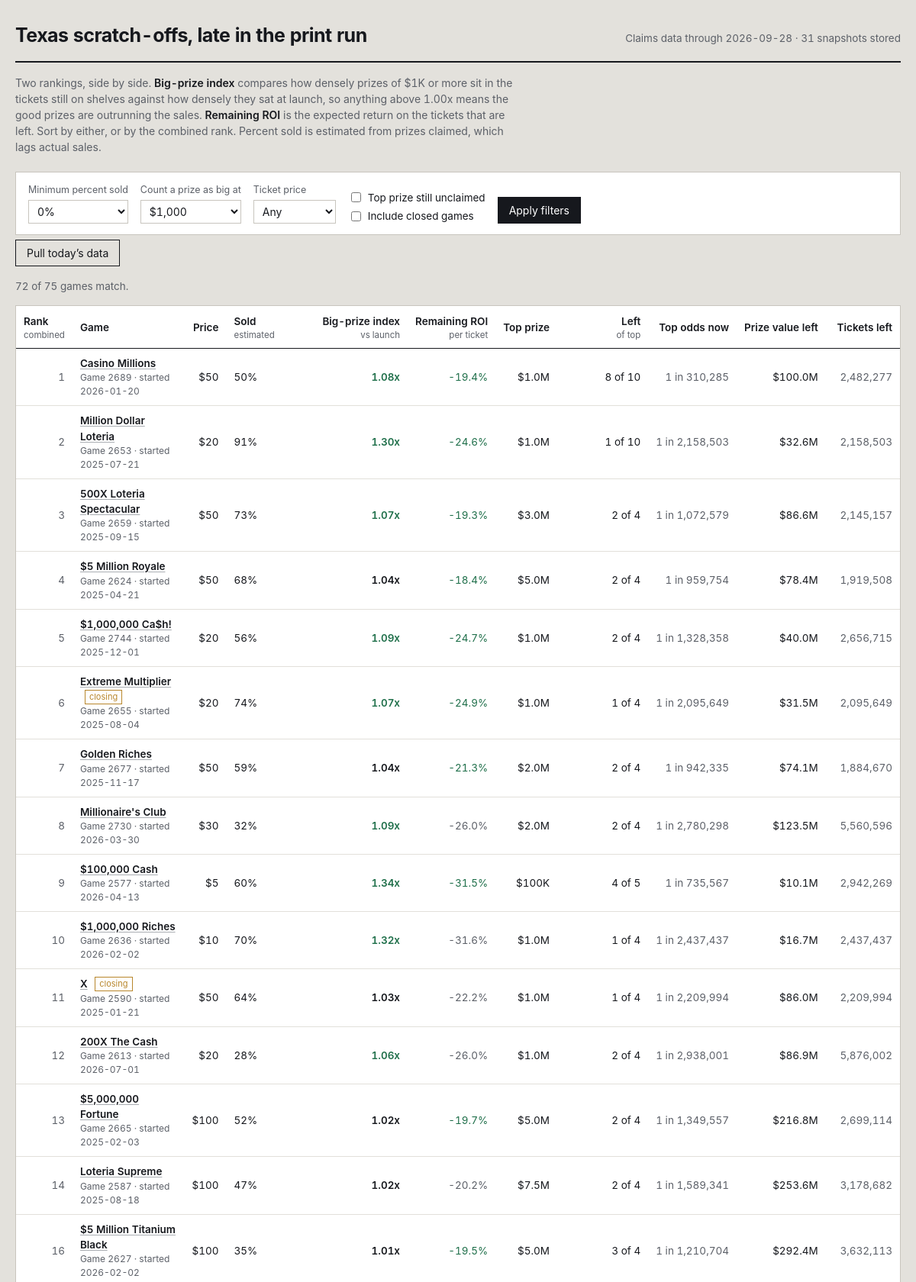
The page / (upper part) on the database its author committed.
### tables this page shows
CREATE TABLE games (
    game_number   INTEGER PRIMARY KEY,
    game_name     TEXT,
    ticket_price  REAL,
    start_date    TEXT,
    close_date    TEXT,
    total_tickets INTEGER,
    overall_odds  REAL,
    details_url   TEXT,
    closing_soon  INTEGER DEFAULT 0,
    active        INTEGER DEFAULT 1,
    first_seen    TEXT,
    last_seen     TEXT
);

### app.py (the view)
@app.route("/")
def index():
    conn = db.connect()
    db.init(conn)
    latest = db.latest_snapshot_date(conn)
    if not latest:
        conn.close()
        return render_template("empty.html", running=_refresh_state["running"])
    big_threshold = float(request.args.get("big", 1000))
    min_sold = float(request.args.get("min_sold", 0)) / 100.0
    price_filter = request.args.get("price", "")
    include_closed = request.args.get("closed") == "1"
    sort_key = request.args.get("sort", "combined")
    only_top = request.args.get("top_left") == "1"
    rows = _snapshot_rows(conn, latest, big_threshold)
    games = db.load_games(conn)
    shown = []
    for r in rows:
        g = games.get(r["game_number"], {})
        if not include_closed and not g.get("active", 1):
            continue
        if r["pct_sold"] < min_sold:
            continue
        if price_filter and float(price_filter) != r["price"]:
            continue
        if only_top and not r["top_left"]:
            continue
        shown.append(r)
    col, desc = SORTS.get(sort_key, SORTS["combined"])
    shown.sort(key=lambda r: (r.get(col) is None, r.get(col) if r.get(col) is not None else 0),
               reverse=desc)
    if not desc:
        shown = [r for r in shown if r.get(col) is not None] + \
                [r for r in shown if r.get(col) is None]
    prices = sorted({r["price"] for r in rows if r["price"]})
    history_dates = db.snapshot_dates(conn)
    conn.close()
    return render_template(
        "index.html",
        rows=shown,
        total=len(rows),
        snapshot_date=latest,
        snapshot_count=len(history_dates),
        big_threshold=int(big_threshold),
        min_sold=int(min_sold * 100),
        price_filter=price_filter,
        include_closed=include_closed,
        only_top=only_top,
        sort_key=sort_key,
        prices=prices,
        running=_refresh_state["running"],
    )

### app.py (called while the page is built)
def _snapshot_rows(conn, snapshot_date, big_threshold):
    games = db.load_games(conn)
    snap = db.load_snapshot(conn, snapshot_date)
    return metrics.rank_all(games, snap, big_threshold)

@app.template_filter("pct")
def fmt_pct(v, digits=1):
    return "—" if v is None else f"{v * 100:.{digits}f}%"

@app.template_filter("money")
def fmt_money(v):
    if v is None:
        return "—"
    if v >= 1_000_000:
        return f"${v / 1_000_000:.1f}M"
    if v >= 1_000:
        return f"${v / 1_000:,.0f}K"
    return f"${v:,.0f}"

@app.template_filter("num")
def fmt_num(v):
    return "—" if v is None else f"{v:,.0f}"

@app.template_filter("factor")
def fmt_factor(v):
    return "—" if v is None else f"{v:.2f}x"

@app.template_filter("odds")
def fmt_odds(v):
    return "—" if v is None else f"1 in {v:,.0f}"

### db.py (called while the page is built)
def connect(path=None):
    conn = sqlite3.connect(path or DB_PATH)
    conn.row_factory = sqlite3.Row
    conn.execute("PRAGMA foreign_keys = ON")
    return conn

def init(conn):
    conn.executescript(SCHEMA)
    conn.commit()

def latest_snapshot_date(conn):
    row = conn.execute("SELECT MAX(snapshot_date) AS d FROM prize_snapshots").fetchone()
    return row["d"] if row else None

def snapshot_dates(conn, game_number=None):
    if game_number is None:
        q = "SELECT DISTINCT snapshot_date FROM prize_snapshots ORDER BY snapshot_date"
        return [r[0] for r in conn.execute(q)]
    q = "SELECT DISTINCT snapshot_date FROM prize_snapshots WHERE game_number = ? ORDER BY snapshot_date"
    return [r[0] for r in conn.execute(q, (game_number,))]

def load_snapshot(conn, snapshot_date):
    out = {}
    q = """SELECT game_number, prize_level, total_prizes, prizes_claimed
           FROM prize_snapshots WHERE snapshot_date = ?"""
    for r in conn.execute(q, (snapshot_date,)):
        g = out.setdefault(r["game_number"], {"total": None, "levels": {}})
        if r["prize_level"] < 0:
            g["total"] = (r["total_prizes"], r["prizes_claimed"])
        else:
            g["levels"][r["prize_level"]] = (r["total_prizes"], r["prizes_claimed"])
    return out

def load_games(conn):
    return {r["game_number"]: dict(r) for r in conn.execute("SELECT * FROM games")}

### metrics.py (called while the page is built)
def _safe_div(a, b):
    return a / b if b else None

### templates/index.html (shortened to what this page needs)
{% extends "base.html" %}
{% macro sortlink(key, label, hint='') %}
  {% set q = request.args.to_dict() %}
  {% set _ = q.update({'sort': key}) %}
  <a href="{{ url_for('index', **q) }}">{{ label }}</a>
  {% if hint %}<span class="hint">{{ hint }}</span>{% endif %}
{% endmacro %}
{% block body %}
<header class="masthead">
  <h1>Texas scratch-offs, late in the print run</h1>
  <div class="meta">
    Claims data through {{ snapshot_date }} · {{ snapshot_count }} snapshot{{ '' if snapshot_count == 1 else 's' }} stored
  </div>
</header>
<p class="primer">
  Two rankings, side by side. <strong>Big-prize index</strong> compares how densely prizes of
  {{ big_threshold | money }} or more sit in the tickets still on shelves against how densely they
  sat at launch, so anything above 1.00x means the good prizes are outrunning the sales.
  <strong>Remaining ROI</strong> is the expected return on the tickets that are left. Sort by either,
  or by the combined rank. Percent sold is estimated from prizes claimed, which lags actual sales.
</p>
<form class="controls" method="get" action="{{ url_for('index') }}">
  <div class="field">
    <label for="min_sold">Minimum percent sold</label>
    <select id="min_sold" name="min_sold">
      {% for v in [0, 25, 50, 60, 70, 80, 90] %}
        <option value="{{ v }}" {{ 'selected' if min_sold == v }}>{{ v }}%</option>
      {% endfor %}
    </select>
  </div>
  <div class="field">
    <label for="big">Count a prize as big at</label>
    <select id="big" name="big">
      {% for v in [100, 500, 1000, 5000, 10000, 50000, 100000] %}
        <option value="{{ v }}" {{ 'selected' if big_threshold == v }}>${{ '{:,}'.format(v) }}</option>
      {% endfor %}
    </select>
  </div>
  <div class="field">
    <label for="price">Ticket price</label>
    <select id="price" name="price">
      <option value="">Any</option>
    </select>
  </div>
  <div class="checks">
    <label><input type="checkbox" name="top_left" value="1" {{ 'checked' if only_top }}> Top prize still unclaimed</label>
    <label><input type="checkbox" name="closed" value="1" {{ 'checked' if include_closed }}> Include closed games</label>
  </div>
  <button type="submit">Apply filters</button>
</form>
<form method="post" action="{{ url_for('do_refresh') }}" style="margin-bottom:16px">
  <button class="ghost" type="submit" {{ 'disabled' if running }}>
    {{ 'Pulling new data…' if running else 'Pull today’s data' }}
  </button>
</form>
<p class="count">{{ rows | length }} of {{ total }} games match.</p>
<div class="scroll">
<table>
  <thead>
    <tr>
      <th class="left">{{ sortlink('combined', 'Rank', 'combined') }}</th>
      <th class="left">Game</th>
      <th>{{ sortlink('price', 'Price') }}</th>
      <th class="left">{{ sortlink('sold', 'Sold', 'estimated') }}</th>
      <th>{{ sortlink('big', 'Big-prize index', 'vs launch') }}</th>
      <th>{{ sortlink('ev', 'Remaining ROI', 'per ticket') }}</th>
      <th>{{ sortlink('top_prize', 'Top prize') }}</th>
      <th>{{ sortlink('top_left', 'Left', 'of top') }}</th>
      <th>Top odds now</th>
      <th>{{ sortlink('value_left', 'Prize value left') }}</th>
      <th>Tickets left</th>
    </tr>
  </thead>
  <tbody>
  {% for r in rows %}
    <tr>
      <td class="rank">{{ r.rank_overall or '—' }}</td>
      <td class="left">
        <a class="name" href="{{ url_for('game_detail', game_number=r.game_number, big=big_threshold) }}">{{ r.game_name }}</a>
        {% if r.closing_soon %}<span class="tag">closing</span>{% endif %}
        <span class="sub">Game {{ r.game_number }}{% if r.start_date %} · started {{ r.start_date }}{% endif %}</span>
      </td>
      <td>${{ r.price | int }}</td>
      <td class="left sold {{ 'deep' if r.pct_sold >= 0.75 }}">
        {{ r.pct_sold | pct(0) }}
      </td>
      <td class="strong {{ 'pos' if r.big_index and r.big_index > 1.05 else ('neg' if r.big_index and r.big_index < 0.95 else '') }}">
        {{ r.big_index | factor }}
      </td>
      <td class="{{ 'pos' if r.roi_now and r.roi_now > (r.roi_start or -1) else 'dim' }}">
        {{ r.roi_now | pct }}
      </td>
      <td>{{ r.top_prize | money }}</td>
      <td>{{ r.top_left }} of {{ r.top_printed }}</td>
      <td class="dim">{{ r.top_odds_now | odds }}</td>
      <td>{{ r.value_left | money }}</td>
      <td class="dim">{{ r.tickets_left | num }}</td>
    </tr>
  {% else %}
    <tr><td colspan="11" class="left dim" style="padding:22px">No games match these filters. Loosen the minimum percent sold or clear the price filter.</td></tr>
  {% endfor %}
  </tbody>
</table>
</div>
{% endblock %}

### templates/base.html (shortened to what this page needs)
<!doctype html>
<html lang="en">
<head>
<link rel="stylesheet" href="{{ url_for('static', filename='style.css') }}">
</head>
<body>
<div class="wrap">
{% block body %}{% endblock %}
</div>
</body>
</html>

### static/style.css (style rules this page uses)
:root { --paper: #e3e1dc; --card: #ffffff; --ink: #16181d; --ink-soft: #5c6068; --rule: #c8c5be; --rule-soft: #e2e0da; --latex: #a9adb2; --good: #1f6f4a; --bad: #9b2c2c; --foil: #b8862b; --focus: #2d5bb9; }
* { box-sizing: border-box; }
html { -webkit-text-size-adjust: 100%; }
body { margin: 0; background: var(--paper); color: var(--ink); font-family: "Inter", "Segoe UI", -apple-system, BlinkMacSystemFont, Roboto, Helvetica, Arial, sans-serif; font-size: 15px; line-height: 1.5; font-variant-numeric: tabular-nums; }
a { color: var(--ink); text-decoration-color: var(--latex); text-underline-offset: 2px; }
.wrap { max-width: 1400px; margin: 0 auto; padding: 28px 20px 64px; }
.masthead { display: flex; flex-wrap: wrap; align-items: baseline; gap: 8px 20px; padding-bottom: 14px; border-bottom: 2px solid var(--ink); }
.masthead h1 { margin: 0; font-size: 25px; font-weight: 650; letter-spacing: -0.02em; }
.masthead .meta { color: var(--ink-soft); font-size: 13.5px; margin-left: auto; }
.primer { margin: 16px 0 22px; max-width: 74ch; color: var(--ink-soft); font-size: 14px; }
.primer strong { color: var(--ink); font-weight: 600; }
.controls { display: flex; flex-wrap: wrap; align-items: flex-end; gap: 16px; padding: 14px 16px; background: var(--card); border: 1px solid var(--rule); margin-bottom: 6px; }
.field { display: flex; flex-direction: column; gap: 4px; }
.field label { font-size: 12.5px; color: var(--ink-soft); }
.field select, .field input[type="number"] { font: inherit; font-size: 14px; padding: 5px 7px; border: 1px solid var(--rule); background: #fff; color: var(--ink); min-width: 108px; }
.checks { display: flex; flex-direction: column; gap: 4px; font-size: 13.5px; }
.checks label { display: flex; align-items: center; gap: 6px; }
button, .btn { font: inherit; font-size: 14px; padding: 6px 14px; border: 1px solid var(--ink); background: var(--ink); color: #fff; cursor: pointer; }
button.ghost { background: transparent; color: var(--ink); }
.count { font-size: 13.5px; color: var(--ink-soft); margin: 0 0 14px; }
.scroll { overflow-x: auto; background: var(--card); border: 1px solid var(--rule); }
table { border-collapse: collapse; width: 100%; font-size: 13.5px; }
thead th { position: sticky; top: 0; background: var(--card); text-align: right; font-weight: 600; padding: 10px 10px 8px; border-bottom: 1.5px solid var(--ink); white-space: nowrap; z-index: 2; }
thead th:first-child, thead th.left { text-align: left; }
thead th a { text-decoration: none; }
thead th .hint { display: block; font-weight: 400; font-size: 11.5px; color: var(--ink-soft); }
tbody td { padding: 9px 10px; border-bottom: 1px solid var(--rule-soft); text-align: right; white-space: nowrap; }
tbody td.left { text-align: left; white-space: normal; }
.rank { color: var(--ink-soft); width: 42px; }
.name { font-weight: 560; }
.sub { display: block; font-size: 12px; color: var(--ink-soft); font-weight: 400; }
.tag { display: inline-block; font-size: 11px; padding: 0 5px; border: 1px solid var(--foil); color: var(--foil); margin-left: 6px; vertical-align: 1px; }
.sold { min-width: 116px; }
.pos { color: var(--good); }
.dim { color: var(--ink-soft); }
.strong { font-weight: 620; }

### rows shown on the page
games: active "1", game_name "Casino Millions", game_number "2689", start_date "2026-01-20", price "50", pct_sold|pct "50%", big_index|factor "1.08x", roi_now|pct "-19.4%", top_prize "$1.0M", top_left "8", top_printed "10", top_odds_now|odds "1 in 310,285", value_left "$100.0M", tickets_left|num "2,482,277"
games: rank_overall "2", game_name "Million Dollar Loteria", game_number "2653", start_date "2025-07-21", price "20", pct_sold|pct "91%", big_index|factor "1.30x", roi_now|pct "-24.6%", top_prize "$1.0M", top_left "1", top_printed "10", top_odds_now|odds "1 in 2,158,503", value_left "$32.6M", tickets_left|num "2,158,503"
games: rank_overall "3", game_name "500X Loteria Spectacular", game_number "2659", start_date "2025-09-15", price "50", pct_sold|pct "73%", big_index|factor "1.07x", roi_now|pct "-19.3%", top_prize "$3.0M", top_left "2", top_printed "4", top_odds_now|odds "1 in 1,072,579", value_left "$86.6M", tickets_left|num "2,145,157"
games: rank_overall "4", game_name "$5 Million Royale", game_number "2624", start_date "2025-04-21", price "50", pct_sold|pct "68%", big_index|factor "1.04x", roi_now|pct "-18.4%", top_prize "$5.0M", top_left "2", top_printed "4", top_odds_now|odds "1 in 959,754", value_left "$78.4M", tickets_left|num "1,919,508"
games: rank_overall "5", game_name "$1,000,000 Ca$h!", game_number "2744", start_date "2025-12-01", price "20", pct_sold|pct "56%", big_index|factor "1.09x", roi_now|pct "-24.7%", top_prize "$1.0M", top_left "2", top_printed "4", top_odds_now|odds "1 in 1,328,358", value_left "$40.0M", tickets_left|num "2,656,715"
games: rank_overall "6", game_name "Extreme Multiplier", closing_soon "closing", game_number "2655", start_date "2025-08-04", price "20", pct_sold|pct "74%", big_index|factor "1.07x", roi_now|pct "-24.9%", top_prize "$1.0M", top_left "1", top_printed "4", top_odds_now|odds "1 in 2,095,649", value_left "$31.5M", tickets_left|num "2,095,649"
games: rank_overall "7", game_name "Golden Riches", game_number "2677", start_date "2025-11-17", price "50", pct_sold|pct "59%", big_index|factor "1.04x", roi_now|pct "-21.3%", top_prize "$2.0M", top_left "2", top_printed "4", top_odds_now|odds "1 in 942,335", value_left "$74.1M", tickets_left|num "1,884,670"
games: rank_overall "8", game_name "Millionaire's Club", game_number "2730", start_date "2026-03-30", price "30", pct_sold|pct "32%", big_index|factor "1.09x", roi_now|pct "-26.0%", top_prize "$2.0M", top_left "2", top_printed "4", top_odds_now|odds "1 in 2,780,298", value_left "$123.5M", tickets_left|num "5,560,596"
games: rank_overall "9", game_name "$100,000 Cash", game_number "2577", start_date "2026-04-13", price "5", pct_sold|pct "60%", big_index|factor "1.34x", roi_now|pct "-31.5%", top_prize "$100K", top_left "4", top_printed "5", top_odds_now|odds "1 in 735,567", value_left "$10.1M", tickets_left|num "2,942,269"
games: rank_overall "10", game_name "$1,000,000 Riches", game_number "2636", start_date "2026-02-02", price "10", pct_sold|pct "70%", big_index|factor "1.32x", roi_now|pct "-31.6%", top_prize "$1.0M", top_left "1", top_printed "4", top_odds_now|odds "1 in 2,437,437", value_left "$16.7M", tickets_left|num "2,437,437"
games: rank_overall "11", game_name "X", closing_soon "closing", game_number "2590", start_date "2025-01-21", price "50", pct_sold|pct "64%", big_index|factor "1.03x", roi_now|pct "-22.2%", top_prize "$1.0M", top_left "1", top_printed "4", top_odds_now|odds "1 in 2,209,994", value_left "$86.0M", tickets_left|num "2,209,994"
games: rank_overall "12", game_name "200X The Cash", game_number "2613", start_date "2026-07-01", price "20", pct_sold|pct "28%", big_index|factor "1.06x", roi_now|pct "-26.0%", top_prize "$1.0M", top_left "2", top_printed "4", top_odds_now|odds "1 in 2,938,001", value_left "$86.9M", tickets_left|num "5,876,002"
games: rank_overall "13", game_name "$5,000,000 Fortune", game_number "2665", start_date "2025-02-03", price "100", pct_sold|pct "52%", big_index|factor "1.02x", roi_now|pct "-19.7%", top_prize "$5.0M", top_left "2", top_printed "4", top_odds_now|odds "1 in 1,349,557", value_left "$216.8M", tickets_left|num "2,699,114"
games: rank_overall "14", game_name "Loteria Supreme", game_number "2587", start_date "2025-08-18", price "100", pct_sold|pct "47%", big_index|factor "1.02x", roi_now|pct "-20.2%", top_prize "$7.5M", top_left "2", top_printed "4", top_odds_now|odds "1 in 1,589,341", value_left "$253.6M", tickets_left|num "3,178,682"
games: rank_overall "16", game_name "$5 Million Titanium Black", game_number "2627", start_date "2026-02-02", price "100", pct_sold|pct "35%", big_index|factor "1.01x", roi_now|pct "-19.5%", top_prize "$5.0M", top_left "3", top_printed "4", top_odds_now|odds "1 in 1,210,704", value_left "$292.4M", tickets_left|num "3,632,113"

### other values the page prints
{{ snapshot_date }} "2026-09-28"
{{ snapshot_count }} "31"
{{ '' if snapshot_count == 1 else 's' }} "s"
{{ big_threshold | money }} "$1K"
{{ 'Pulling new data…' if running else 'Pull today’s data' }} "Pull today’s data"
{{ rows | length }} "72"
{{ total }} "75"
{{ label }} "Rank Price Sold Big-prize index Remaining ROI Top prize Left Prize value left"
{{ hint }} "combined estimated vs launch per ticket of top"
form field min_sold "0%"
